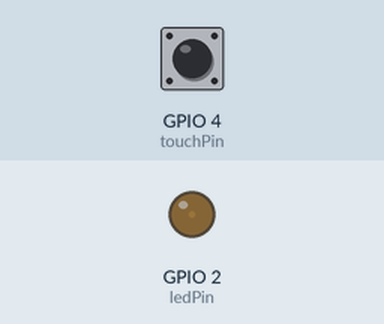
Recording of a sketch running on a simulated ESP32. On the bench: output pins drawn as LEDs (lit = HIGH). The inputs (shaded band) are chosen by the test bench; at power-on: GPIO 4 (touchPin) HIGH.

Above: at 0.05 s.
At 0.6 s:
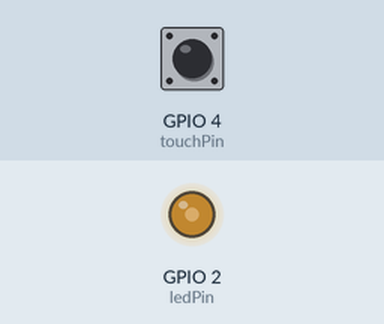
At 1.15 s:
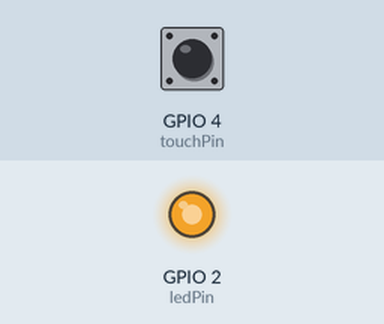
At 2.25 s:
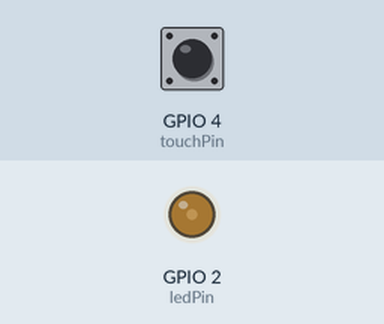
Timing chart, 0 to 6.2 s (numbered marks = the images above):
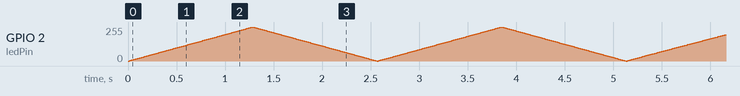

The sketch:

ex05.ino
```cpp
// Ex05 - 多档位触摸调速呼吸灯
// 功能：结合呼吸灯和触摸自锁开关，每次触摸改变呼吸灯的速度（1、2、3档）
// 关联：实验3(PWM呼吸灯)、实验4(触摸引脚)
// 预期效果：LED呈现呼吸灯效果，触摸改变呼吸速度（三个明显的速度级别）

const int ledPin = 2;
const int touchPin = T0;  // 触摸引脚
const int touchThreshold = 600; // 触摸阈值，根据实际情况调整

bool lastTouchState = false;
unsigned long lastDebounceTime = 0;
const long debounceDelay = 50;

int speedLevel = 1;  // 速度档位：1(缓慢呼吸)、2(正常呼吸)、3(急促呼吸)

// 各档位的PWM参数
const int delayMS[4] = {0, 10, 6, 2};   // 0: 占位符, 1档(ms), 2档(ms), 3档(ms)
const int stepSize[4] = {0, 2, 4, 8};   // 0: 占位符, 1档步长, 2档步长, 3档步长

unsigned long prevMillis = 0;
int brightness = 0;
int direction = 1;  // 1: 增加, -1: 减少


void setup() {
  pinMode(ledPin, OUTPUT);
  analogWrite(ledPin, 0);
}

void loop() {
  // 读取触摸状态
  int touchValue = touchRead(touchPin);
  bool currentTouchState = (touchValue < touchThreshold ) ? false : true;

  // 软件防抖和边缘检测
  unsigned long currentMillis = millis();

  if (currentTouchState && !lastTouchState &&
      (currentMillis - lastDebounceTime >= debounceDelay)) {

    // 档位循环切换：1 -> 2 -> 3 -> 1
    speedLevel++;
    if (speedLevel > 3) speedLevel = 1;
    lastDebounceTime = currentMillis;
  }

  lastTouchState = currentTouchState;

  // PWM呼吸灯核心逻辑：根据当前档位更新
  if (currentMillis - prevMillis >= delayMS[speedLevel]) {
    prevMillis = currentMillis;

    brightness += direction * stepSize[speedLevel];

    // 亮度范围约束：0-255
    if (brightness >= 255) {
      brightness = 255;
      direction = -1;
    } else if (brightness <= 0) {
      brightness = 0;
      direction = 1;
    }

    analogWrite(ledPin, brightness);
  }
}
```
